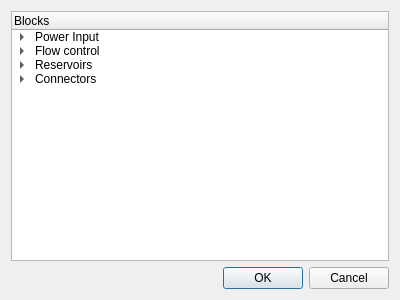
<?xml version="1.0" encoding="UTF-8"?>
<ui version="4.0">
 <class>BlockDialog</class>
 <widget class="QDialog" name="BlockDialog">
  <property name="geometry">
   <rect>
    <x>0</x>
    <y>0</y>
    <width>400</width>
    <height>300</height>
   </rect>
  </property>
  <property name="windowTitle">
   <string>Dialog</string>
  </property>
  <layout class="QVBoxLayout" name="verticalLayout">
   <item>
    <widget class="QTreeWidget" name="blockTreeWidget">
     <column>
      <property name="text">
       <string>Blocks</string>
      </property>
     </column>
     <item>
      <property name="text">
       <string>Power Input</string>
      </property>
      <property name="flags">
       <set>ItemIsDragEnabled|ItemIsUserCheckable|ItemIsEnabled</set>
      </property>
      <item>
       <property name="text">
        <string>Fan</string>
       </property>
      </item>
     </item>
     <item>
      <property name="text">
       <string>Flow control</string>
      </property>
      <property name="flags">
       <set>ItemIsDragEnabled|ItemIsUserCheckable|ItemIsEnabled</set>
      </property>
      <item>
       <property name="text">
        <string>Valve</string>
       </property>
      </item>
     </item>
     <item>
      <property name="text">
       <string>Reservoirs</string>
      </property>
      <property name="flags">
       <set>ItemIsDragEnabled|ItemIsUserCheckable|ItemIsEnabled</set>
      </property>
      <item>
       <property name="text">
        <string>Pressure Reservoir</string>
       </property>
       <property name="toolTip">
        <string extracomment="Constant pressure"/>
       </property>
      </item>
      <item>
       <property name="text">
        <string>Mass Flow Reservoir</string>
       </property>
      </item>
     </item>
     <item>
      <property name="text">
       <string>Connectors</string>
      </property>
      <property name="flags">
       <set>ItemIsDragEnabled|ItemIsUserCheckable|ItemIsEnabled</set>
      </property>
      <item>
       <property name="text">
        <string>Diffuser</string>
       </property>
      </item>
      <item>
       <property name="text">
        <string>Nozzle</string>
       </property>
      </item>
      <item>
       <property name="text">
        <string>T Connector</string>
       </property>
      </item>
      <item>
       <property name="text">
        <string>Y Connector</string>
       </property>
      </item>
     </item>
    </widget>
   </item>
   <item>
    <widget class="QDialogButtonBox" name="buttonBox">
     <property name="orientation">
      <enum>Qt::Horizontal</enum>
     </property>
     <property name="standardButtons">
      <set>QDialogButtonBox::Cancel|QDialogButtonBox::Ok</set>
     </property>
    </widget>
   </item>
  </layout>
 </widget>
 <resources/>
 <connections>
  <connection>
   <sender>buttonBox</sender>
   <signal>accepted()</signal>
   <receiver>BlockDialog</receiver>
   <slot>accept()</slot>
   <hints>
    <hint type="sourcelabel">
     <x>248</x>
     <y>254</y>
    </hint>
    <hint type="destinationlabel">
     <x>157</x>
     <y>274</y>
    </hint>
   </hints>
  </connection>
  <connection>
   <sender>buttonBox</sender>
   <signal>rejected()</signal>
   <receiver>BlockDialog</receiver>
   <slot>reject()</slot>
   <hints>
    <hint type="sourcelabel">
     <x>316</x>
     <y>260</y>
    </hint>
    <hint type="destinationlabel">
     <x>286</x>
     <y>274</y>
    </hint>
   </hints>
  </connection>
 </connections>
</ui>
